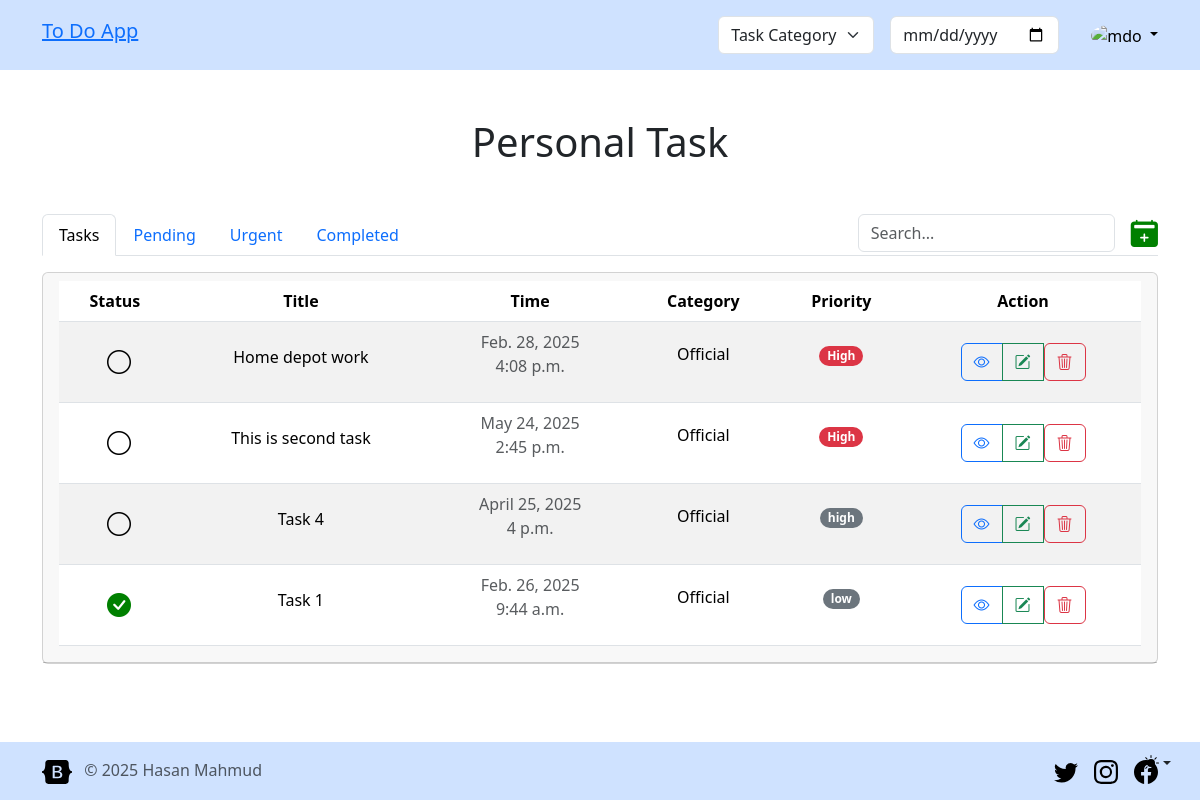
Screenshot of / (signed in) with the database file from the repository.
### task/models.py (models this page shows, shortened)
class Task(models.Model):
    PRIORITY_CHOICES = [
        {'low', 'Low'},
        {'medium', 'Medium'},
        {'high', 'High'}
    ]
    STATUS_CHOICES = [
        {'pending', 'Pending'},
        {'progress', 'In Progress'},
        {'completed', 'Completed'}
    ]
    title = models.CharField(max_length=200)
    description = models.TextField(blank=True)
    category = models.ForeignKey(Category, on_delete=models.CASCADE, related_name='tasks')
    priority = models.CharField(max_length=10, choices=PRIORITY_CHOICES, default='medium')
    status = models.CharField(max_length=20, choices=STATUS_CHOICES, default='pending')
    assigned_to = models.ForeignKey(User, on_delete=models.CASCADE, related_name='assigned')
    user = models.ForeignKey(User, on_delete=models.CASCADE, related_name='users')
    date = models.DateField(null=True, blank=True)
    time = models.TimeField(null=True, blank=True)
    created_at = models.DateTimeField(auto_now_add=True)
    updated_at = models.DateTimeField(auto_now=True)

class Category(models.Model):
    name = models.CharField(max_length=100)
    description = models.TextField(blank=True)
    created_at = models.DateTimeField(auto_now_add=True)
    updated_at = models.DateTimeField(auto_now=True)
    def __str__(self):
        return self.name
    class Meta:
        verbose_name_plural = 'Categories'

### task/views.py (the view)
# urls.py: path('', views.home, name='home'),
@login_required
def home(request):
    tasks = Task.objects.filter(Q(user=request.user) | Q(assigned_to=request.user)).order_by('-created_at')
    return render(request, 'task/home.html', {'tasks': tasks})

### task/templates/task/home.html (shortened to what this page needs)
{% extends 'base.html' %}
{% block content %}
{% load static %}
<div class="container">
    <h1 class="text-center my-5">Personal Task</h1>
    <ul class="nav nav-tabs" id="myTab" role="tablist">
        <li class="nav-item" role="presentation">
            <button class="nav-link active" id="home-tab" data-bs-toggle="tab" data-bs-target="#home-tab-pane"
                type="button" role="tab" aria-controls="home-tab-pane" aria-selected="true">
                Tasks
            </button>
        </li>
        <li class="nav-item" role="presentation">
            <button class="nav-link" id="pending-tab" data-bs-toggle="tab" data-bs-target="#pending-tab-pane"
                type="button" role="tab" aria-controls="pending-tab-pane" aria-selected="false">
                Pending
            </button>
        </li>
        <li class="nav-item" role="presentation">
            <button class="nav-link" id="urgent-tab" data-bs-toggle="tab" data-bs-target="#urgent-tab-pane"
                type="button" role="tab" aria-controls="urgent-tab-pane" aria-selected="false">
                Urgent
            </button>
        </li>
        <li class="nav-item" role="presentation">
            <button class="nav-link" id="completed-tab" data-bs-toggle="tab" data-bs-target="#completed-tab-pane"
                type="button" role="tab" aria-controls="completed-tab-pane" aria-selected="false">
                Completed
            </button>
        </li>
        <li class="nav-item ms-auto" role="presentation">
            <form class="mx-3" role="search">
                <input type="search" class="form-control" placeholder="Search..." aria-label="Search" />
            </form>
        </li>
        <li class="nav-item" role="presentation">
            <a href="{% url 'createtask' %}">
                <i class="bi bi-calendar2-plus-fill" style="font-size: 1.7rem; color: green;"></i>
            </a>
        </li>
    </ul>
    <div class="tab-content" id="myTabContent">
        <div class="tab-pane fade show active" id="home-tab-pane" role="tabpanel" aria-labelledby="home-tab"
            tabindex="0">
            <div class="card text-center my-3">
                <div class="card-header pb-0">
                    <table class="table table align-middle table-striped">
                        <thead>
                            <tr>
                                <th>Status</th>
                                <th>Title</th>
                                <th>Time</th>
                                <th>Category</th>
                                <th>Priority</th>
                                <th>Action</th>
                            </tr>
                        </thead>
                        {% for task in tasks %}
                        <tr>
                            <td>
                                {% if task.status == 'pending' %}
                                <i class="bi bi-circle ms-2" style="font-size: 1.5rem; color: rgb(0, 0, 0);"></i>
                                {% elif task.status == 'progress' %}
                                <i class="bi bi-exclamation-triangle-fill ms-2"
                                    style="font-size: 1.5rem; color: rgb(202, 13, 13);"></i>
                                {% elif task.status == 'completed' %}
                                <i class="bi bi-check-circle-fill ms-2" style="font-size: 1.5rem; color: green;"></i>
                                {% else %}
                                <i class="bi bi-circle ms-2" style="font-size: 1.5rem; color: rgb(0, 0, 0);"></i>
                                {% endif %}
                            </td>
                            <td>
                                <h6>{{task.title}}</h6>
                            </td>
                            <td>
                                <P class="text-body-secondary">{{task.date}} <br>{{task.time}}</P>
                            </td>
                            <td>
                                <p>{{task.category}}</p>
                            </td>
                            <td>
                                <P class="text-body-secondary">
                                    <span class="badge rounded-pill
                                        {% if task.priority == 'Low' %}text-bg-secondary
                                        {% elif task.priority == 'Medium' %}text-bg-warning
                                        {% elif task.priority == 'High' %}text-bg-danger
                                         {% else %}text-bg-secondary
                                        {% endif %}">
                                        {{task.priority}}
                                    </span>
                                </P>
                            </td>
                            <td>
                                <div class="btn-group" role="group" aria-label="Basic mixed styles example">
                                    <button class="btn btn-outline-primary"
                                        onclick="handleOnClick('{{task.id}}','{{task.title}}', '{{task.description}}','{{task.category}}', '{{task.date}}','{{task.time}}','{{task.user}}', '{{task.created_at}}','{{task.assigned_to}}','{{task.status}}')"
                                        data-bs-toggle="modal" data-bs-target="#exampleModal">
                                        <i class="bi bi-eye"></i>
                                    </button>
                                    <a href="{% url 'edit' task.id %}" class="btn btn-outline-success">
                                        <i class="bi bi-pencil-square"></i>
                                    </a>
                                    <form action="{% url 'delete' task.id %}" method="POST">
                                        <button type="submit" class="btn btn-outline-danger"
                                            onclick="return confirm('Are you sure want to delete this task?')">
                                            <i class="bi bi-trash3"></i>
                                        </button>
                                    </form>
                                </div>
                            </td>
                        </tr>
                        {% endfor %}
                    </table>
                </div>
            </div>
        </div>
    </div>
</div>
{% endblock content %}

### templates/base.html (shortened to what this page needs)
{% load static %}
<!DOCTYPE html>
<html lang="en" data-bs-theme="auto">
    <head>
        <link rel="stylesheet" href="https://cdn.jsdelivr.net/npm/@docsearch/css@3" />
        <link href="{% static 'css/bootstrap.min.css' %}" rel="stylesheet" />
        <link rel="stylesheet" href="https://cdn.jsdelivr.net/npm/bootstrap-icons@1.11.3/font/bootstrap-icons.min.css">
        <link href="{% static 'css/style.css' %}" rel="stylesheet" />
    </head>
    <body>
        <div class="dropdown position-fixed bottom-0 end-0 mb-3 me-3 bd-mode-toggle z-3">
            <button class="btn btn-bd-primary py-2 dropdown-toggle d-flex align-items-center" id="bd-theme"
                type="button" aria-expanded="false" data-bs-toggle="dropdown" aria-label="Toggle theme (auto)">
                <svg class="bi my-1 theme-icon-active" width="1em" height="1em">
                    <use href="#circle-half"></use>
                </svg>
            </button>
        </div>
        <main>
            <header class="p-3 mb-2 sticky-top bg-primary-subtle">
                <div class="container">
                    <div class="d-flex flex-wrap align-items-center justify-content-between justify-content-lg-start">
                        <div class="d-flex align-item-center gap-2">
                                <use xlink:href="#bootstrap" />
                        <a href="{% url 'home' %}"><h5>To Do App</h5></a>
                        </div>
                        {% if request.user.is_authenticated %}
                        <div class="ms-auto">
                            <select class="form-select" aria-label="Default select example">
                                <option selected>Task Category</option>
                            </select>
                        </div>
                        <form class="mx-3" role="search">
                            <input type="date" class="form-control" placeholder="date..." aria-label="date" />
                        </form>
                        <div class="dropdown text-end ms-3">
                            <a href="#" class="d-block link-body-emphasis text-decoration-none dropdown-toggle"
                                data-bs-toggle="dropdown" aria-expanded="false">
                                <img src="https://github.com/mdo.png" alt="mdo" width="32" height="32"
                                    class="rounded-circle" />
                            </a>
                        </div>
                        {% endif %}
                    </div>
                </div>
            </header>
            {% block content %}
            {% endblock %}
        </main>
        <footer class="footer mt-auto py-3 bg-primary-subtle align-items-center fixed-bottom z-2">
            <div class="container col-md-12 d-flex flex-wrap justify-content-between">
                <div>
                    <a href="/" class="mb-3 me-2 mb-md-0 text-body-secondary text-decoration-none lh-1">
                        <svg class="bi" width="30" height="24">
                            <use xlink:href="#bootstrap" />
                        </svg>
                    </a>
                    <span class="mb-3 mb-md-0 text-body-secondary">&copy; 2025 Hasan Mahmud</span>
                </div>
                <ul class="nav col-md-4 justify-content-end list-unstyled d-flex">
                    <li class="ms-3">
                        <a class="text-body-secondary" href="#"><svg class="bi" width="24" height="24">
                                <use xlink:href="#twitter" />
                            </svg></a>
                    </li>
                    <li class="ms-3">
                        <a class="text-body-secondary" href="#"><svg class="bi" width="24" height="24">
                                <use xlink:href="#instagram" />
                            </svg></a>
                    </li>
                    <li class="ms-3">
                        <a class="text-body-secondary" href="#"><svg class="bi" width="24" height="24">
                                <use xlink:href="#facebook" />
                            </svg></a>
                    </li>
                </ul>
            </div>
        </footer>
    </body>
</html>

### rows the page displays
Task: status "pending" (drawn), title "Home depot work", date "Feb. 28, 2025", time "4:08 p.m.", category "Official", priority "High"
Task: status "pending" (drawn), title "This is second task", date "May 24, 2025", time "2:45 p.m.", category "Official", priority "High"
Task: status "pending" (drawn), title "Task 4", date "April 25, 2025", time "4 p.m.", category "Official", priority "high"
Task: status "completed" (drawn), title "Task 1", date "Feb. 26, 2025", time "9:44 a.m.", category "Official", priority "low"
